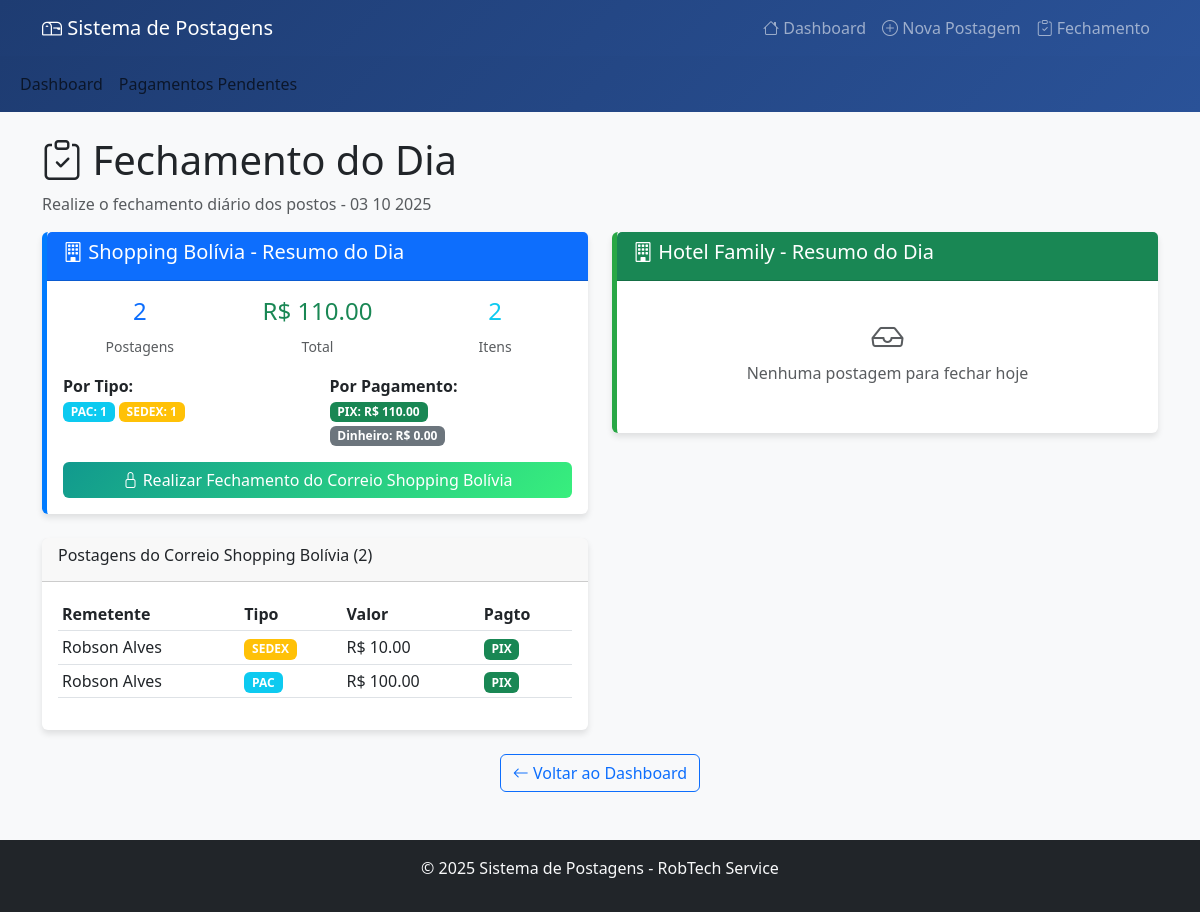
The app's page /fechamento with its own data.
### tables this page shows
CREATE TABLE postagens (
                id INTEGER PRIMARY KEY AUTOINCREMENT,
                data_postagem DATE NOT NULL,
                posto INTEGER NOT NULL,
                nome_remetente TEXT NOT NULL,
                codigo_rastreio TEXT UNIQUE NOT NULL,
                valor REAL NOT NULL,
                tipo_postagem TEXT NOT NULL CHECK (tipo_postagem IN ('PAC', 'SEDEX')),
                tipo_pagamento TEXT,
                status TEXT DEFAULT 'POSTADO',
                pagamento_pago INTEGER DEFAULT 0,
                data_pagamento DATE,
                observacoes TEXT,
                data_criacao DATETIME DEFAULT CURRENT_TIMESTAMP
            );

### app.py (the view)
@app.route('/fechamento')
def fechamento():
    hoje = date.today().strftime('%d %m %Y')
    hoje_db = date.today().strftime('%Y-%m-%d')
    resumo_posto1 = sistema.resumo_dia(hoje_db, 1)
    resumo_posto2 = sistema.resumo_dia(hoje_db, 2)
    postagens_posto1 = sistema.listar_postagens_dia(hoje_db, 1)
    postagens_posto2 = sistema.listar_postagens_dia(hoje_db, 2)
    return render_template('fechamento.html',
                           resumo_posto1=resumo_posto1,
                           resumo_posto2=resumo_posto2,
                           postagens_posto1=postagens_posto1,
                           postagens_posto2=postagens_posto2,
                           data_hoje=hoje,
                           NOME_POSTO=NOME_POSTO)

### app.py (called while the page is built, shortened)
    def conectar(self):
        return sqlite3.connect(self.db_name)

    def listar_postagens_dia(self, data, posto=None):
        conn = self.conectar()
        cursor = conn.cursor()
        if posto:
            cursor.execute("""
                SELECT id, data_postagem, posto, nome_remetente, codigo_rastreio,
                       valor, tipo_postagem, tipo_pagamento, status, pagamento_pago, data_pagamento, observacoes, data_criacao
                FROM postagens
                WHERE date(data_postagem) = date(?) AND posto = ?
                ORDER BY data_criacao DESC
            """, (data, posto))
        postagens = cursor.fetchall()
        conn.close()
        return postagens

### templates/fechamento.html (shortened to what this page needs)
{% extends "base.html" %}
{% block content %}
<div class="row">
    <div class="col-12">
        <h1><i class="bi bi-clipboard-check"></i> Fechamento do Dia</h1>
        <p class="text-muted">Realize o fechamento diário dos postos - {{ data_hoje }}</p>
    </div>
</div>
<div class="row mb-4">
    <div class="col-md-6">
        <div class="card posto-1">
            <div class="card-header bg-primary text-white">
                <h5><i class="bi bi-building"></i> Shopping Bolívia - Resumo do Dia</h5>
            </div>
            <div class="card-body">
                {% if resumo_posto1.total_postagens > 0 %}
                    <div class="row text-center mb-3">
                        <div class="col-4">
                            <h4 class="text-primary">{{ resumo_posto1.total_postagens }}</h4>
                            <small class="text-muted">Postagens</small>
                        </div>
                        <div class="col-4">
                            <h4 class="text-success">R$ {{ "%.2f"|format(resumo_posto1.total_valor) }}</h4>
                            <small class="text-muted">Total</small>
                        </div>
                        <div class="col-4">
                            <h4 class="text-info">{{ resumo_posto1.total_pac + resumo_posto1.total_sedex }}</h4>
                            <small class="text-muted">Itens</small>
                        </div>
                    </div>
                    <div class="row mb-3">
                        <div class="col-6">
                            <strong>Por Tipo:</strong><br>
                            <span class="badge bg-info">PAC: {{ resumo_posto1.total_pac }}</span>
                            <span class="badge bg-warning">SEDEX: {{ resumo_posto1.total_sedex }}</span>
                        </div>
                        <div class="col-6">
                            <strong>Por Pagamento:</strong><br>
                            <span class="badge bg-success">PIX: R$ {{ "%.2f"|format(resumo_posto1.total_pix) }}</span><br>
                            <span class="badge bg-secondary">Dinheiro: R$ {{ "%.2f"|format(resumo_posto1.total_dinheiro) }}</span>
                        </div>
                    </div>
                    <button type="button" class="btn btn-success w-100" data-bs-toggle="modal" data-bs-target="#modalFechamento1">
                        <i class="bi bi-lock"></i> Realizar Fechamento do Correio Shopping Bolívia
                    </button>
                {% else %}
                    <div class="text-center text-muted py-3">
                        <i class="bi bi-inbox" style="font-size: 2rem;"></i>
                        <p>Nenhuma postagem para fechar hoje</p>
                    </div>
                {% endif %}
            </div>
        </div>
    </div>
    <div class="col-md-6">
        <div class="card posto-2">
            <div class="card-header bg-success text-white">
                <h5><i class="bi bi-building"></i> Hotel Family - Resumo do Dia</h5>
            </div>
            <div class="card-body">
                {% if resumo_posto2.total_postagens > 0 %}
                    <div class="row text-center mb-3">
                        <div class="col-4">
                            <h4 class="text-primary">{{ resumo_posto2.total_postagens }}</h4>
                            <small class="text-muted">Postagens</small>
                        </div>
                        <div class="col-4">
                            <h4 class="text-success">R$ {{ "%.2f"|format(resumo_posto2.total_valor) }}</h4>
                            <small class="text-muted">Total</small>
                        </div>
                        <div class="col-4">
                            <h4 class="text-info">{{ resumo_posto2.total_pac + resumo_posto2.total_sedex }}</h4>
                            <small class="text-muted">Itens</small>
                        </div>
                    </div>
                    <div class="row mb-3">
                        <div class="col-6">
                            <strong>Por Tipo:</strong><br>
                            <span class="badge bg-info">PAC: {{ resumo_posto2.total_pac }}</span>
                            <span class="badge bg-warning">SEDEX: {{ resumo_posto2.total_sedex }}</span>
                        </div>
                        <div class="col-6">
                            <strong>Por Pagamento:</strong><br>
                            <span class="badge bg-success">PIX: R$ {{ "%.2f"|format(resumo_posto2.total_pix) }}</span><br>
                            <span class="badge bg-secondary">Dinheiro: R$ {{ "%.2f"|format(resumo_posto2.total_dinheiro) }}</span>
                        </div>
                    </div>
                    <button type="button" class="btn btn-success w-100" data-bs-toggle="modal" data-bs-target="#modalFechamento2">
                        <i class="bi bi-lock"></i> Realizar Fechamento do Correio Hotel Family
                    </button>
                {% else %}
                    <div class="text-center text-muted py-3">
                        <i class="bi bi-inbox" style="font-size: 2rem;"></i>
                        <p>Nenhuma postagem para fechar hoje</p>
                    </div>
                {% endif %}
            </div>
        </div>
    </div>
</div>
<div class="row">
    {% if postagens_posto1 %}
    <div class="col-md-6">
        <div class="card">
            <div class="card-header">
                <h6>Postagens do Correio Shopping Bolívia ({{ postagens_posto1|length }})</h6>
            </div>
            <div class="card-body" style="max-height: 300px; overflow-y: auto;">
                <div class="table-responsive">
                    <table class="table table-sm">
                        <thead>
                            <tr>
                                <th>Remetente</th>
                                <th>Tipo</th>
                                <th>Valor</th>
                                <th>Pagto</th>
                            </tr>
                        </thead>
                        <tbody>
                            {% for postagem in postagens_posto1 %}
                            <tr>
                                <td>{{ postagem[3][:20] }}{{ '...' if postagem[3]|length > 20 else '' }}</td>
                                <td><span class="badge bg-{{ 'info' if postagem[6] == 'PAC' else 'warning' }}">{{ postagem[6] }}</span></td>
                                <td>R$ {{ "%.2f"|format(postagem[5]) }}</td>
                                <td><span class="badge bg-{{ 'success' if postagem[7] == 'PIX' else 'secondary' }}">{{ postagem[7] }}</span></td>
                            </tr>
                            {% endfor %}
                        </tbody>
                    </table>
                </div>
            </div>
        </div>
    </div>
    {% endif %}
</div>
<div class="text-center mt-4">
    <a href="/" class="btn btn-outline-primary">
        <i class="bi bi-arrow-left"></i> Voltar ao Dashboard
    </a>
</div>
{% endblock %}

### templates/base.html (style rules this page uses)
body { background-color: #f8f9fa; }
.card { border: none; box-shadow: 0 4px 6px rgba(0, 0, 0, 0.1); transition: transform 0.2s; }
.btn-success { background: linear-gradient(135deg, #11998e, #38ef7d); border: none; }
.posto-1 { border-left: 5px solid #007bff; }
.posto-2 { border-left: 5px solid #28a745; }

### records on screen
postagens: nome_remetente "Robson Alves", tipo_postagem "SEDEX", valor "10.00", tipo_pagamento "PIX"
postagens: nome_remetente "Robson Alves", tipo_postagem "PAC", valor "100.00", tipo_pagamento "PIX"

### other values on screen
{{ resumo_posto1.total_postagens }} "2"
{{ "%.2f"|format(resumo_posto1.total_valor) }} "110.00"
{{ resumo_posto1.total_pac + resumo_posto1.total_sedex }} "2"
{{ resumo_posto1.total_pac }} "1"
{{ resumo_posto1.total_sedex }} "1"
{{ "%.2f"|format(resumo_posto1.total_pix) }} "110.00"
{{ "%.2f"|format(resumo_posto1.total_dinheiro) }} "0.00"
{{ postagens_posto1|length }} "2"
